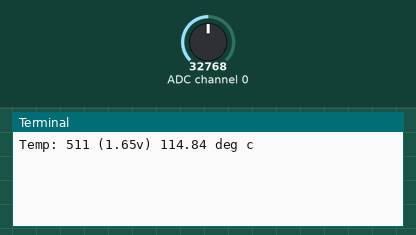
Simulated run of this program. Board: Raspberry Pi (BCM pin numbers). On the bench: the last lines printed to the terminal. The test bench sets the inputs (shaded band); at power-on: ADC channel 0 = 32768 (analog values on the 0–65535 scale).

Above: at 1.2 s.
1.3 s: ADC channel 0 set to 45874
At 6.5 s:
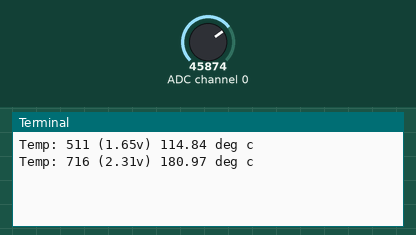
7.3 s: ADC channel 0 set to 57670
At 10.4 s:
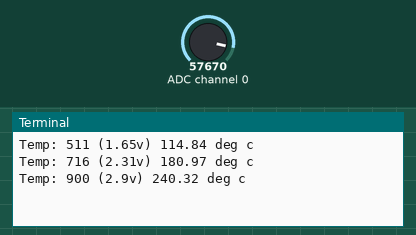
Timing chart, 0 to 11.9 s (numbered marks = the images above; inputs shaded):
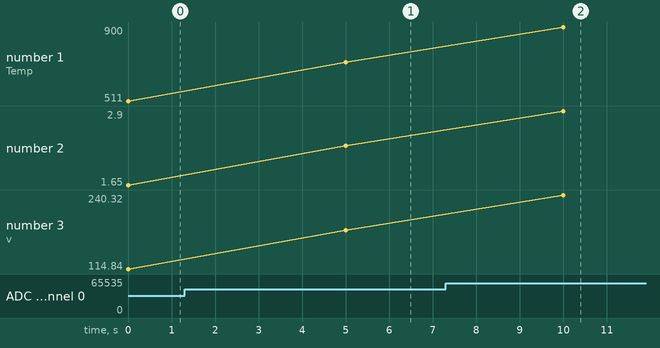

Measured:
- after the input at 1.3 s, the terminal: prints a new line after 3.7 s (image 1)
- after the input at 7.3 s, the terminal: prints a new line after 2.7 s (image 2)
- plotted number 1: 511 → 716 after the input at 1.3 s, 716 → 900 after the input at 7.3 s
- plotted number 2: 1.65 → 2.31 after the input at 1.3 s, 2.31 → 2.9 after the input at 7.3 s
- plotted number 3: 114.84 → 180.97 after the input at 1.3 s, 180.97 → 240.32 after the input at 7.3 s

The program:

adctemp.py
```python
import spidev
from numpy import interp
from time import sleep
import RPi.GPIO as GPIO

spi= spidev.SpiDev()
spi.open(0,0)
spi.max_speed_hz=1000000

#led=20

GPIO.setmode(GPIO.BCM)
#GPIO.setup(led,GPIO.OUT)

#pwm=GPIO.PWM(led,100)
#pwm.start(0)

def analogInput(channel):

    adc=spi.xfer2([1,(8+channel)<<4,0])
    data=((adc[1]&3)<<8)+adc[2]
    return data
def Volts(data):
    volts=(data*3.3)/float(1023)
    volts=round(volts,2)
    return volts
def Temp(data):
    temp=((data*330)/float(1023))-50
    temp=round(temp,2)
    return temp
while True:
    temp_output=analogInput(0)
    temp_volts=Volts(temp_output)
    temp=Temp(temp_output)
    print("Temp: {} ({}v) {} deg c".format(temp_output,temp_volts,temp))
    sleep(5)
```
